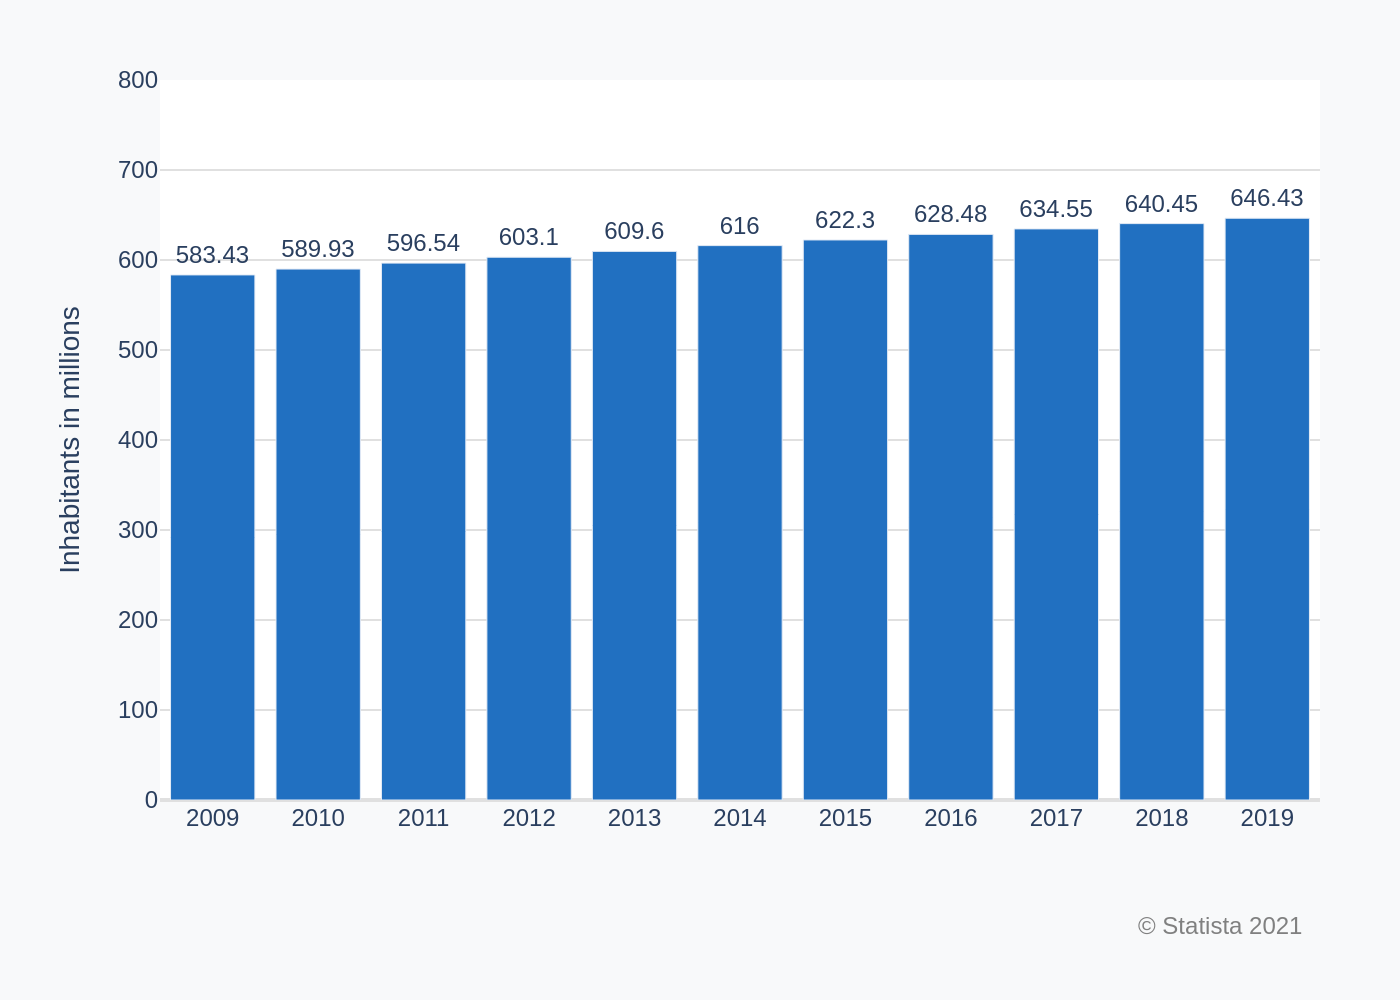

The Python source for this figure:
import sys
import json
import pathlib
import plotly.graph_objects as go

if len(sys.argv) != 2:
    print(f"Usage: python {sys.argv[0]} <json_file_path>")
    sys.exit(1)

json_path = pathlib.Path(sys.argv[1])
if not json_path.is_file():
    print(f"Error: JSON file not found at {json_path}")
    sys.exit(1)

with open(json_path, 'r', encoding='utf-8') as f:
    config = json.load(f)

chart_data = config['chart_data']
texts = config['texts']
colors = config['colors']

categories = [item['category'] for item in chart_data]
values = [item['value'] for item in chart_data]

fig = go.Figure()

fig.add_trace(go.Bar(
    x=categories,
    y=values,
    text=values,
    textposition='outside',
    marker_color=colors[0],
    cliponaxis=False,
    textfont=dict(
        family='Arial',
        size=12
    )
))

annotations = []
if texts.get('source'):
    annotations.append(
        dict(
            xref='paper',
            yref='paper',
            x=0.99,
            y=-0.15,
            xanchor='right',
            yanchor='top',
            text=texts['source'],
            showarrow=False,
            font=dict(
                family='Arial',
                size=12,
                color='grey'
            )
        )
    )

fig.update_layout(
    font=dict(family="Arial"),
    plot_bgcolor='white',
    paper_bgcolor='#f8f9fa',
    xaxis=dict(
        title_text=texts.get('x_axis_title'),
        showgrid=False,
        zeroline=False,
        tickfont=dict(size=12)
    ),
    yaxis=dict(
        title_text=texts.get('y_axis_title'),
        range=[0, 800],
        tickmode='linear',
        dtick=100,
        gridcolor='#e0e0e0',
        zerolinecolor='#e0e0e0',
        tickfont=dict(size=12)
    ),
    margin=dict(l=80, r=40, t=40, b=100),
    showlegend=False,
    annotations=annotations
)

output_filename = json_path.with_suffix('.png')
fig.write_image(output_filename, scale=2)
print(f"Chart saved to {output_filename}")
